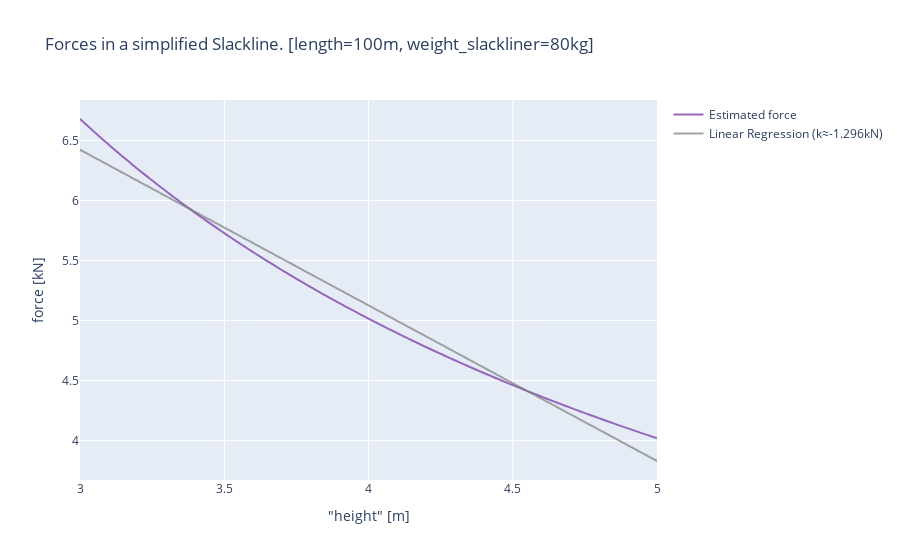

Here is the notebook cell this chart was saved with:
### Code cell
simplified_slackline(length=100, height_min=3, height_max=5, m=80, show_linear_model=True)
